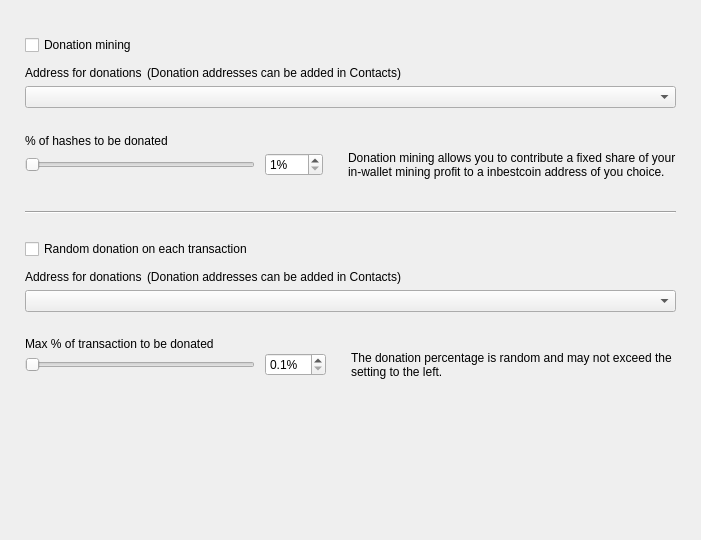
<?xml version="1.0" encoding="UTF-8"?>
<ui version="4.0">
 <class>DonationOptionsFrame</class>
 <widget class="QFrame" name="DonationOptionsFrame">
  <property name="geometry">
   <rect>
    <x>0</x>
    <y>0</y>
    <width>701</width>
    <height>540</height>
   </rect>
  </property>
  <property name="windowTitle">
   <string>Frame</string>
  </property>
  <property name="frameShape">
   <enum>QFrame::NoFrame</enum>
  </property>
  <property name="frameShadow">
   <enum>QFrame::Raised</enum>
  </property>
  <layout class="QVBoxLayout" name="verticalLayout">
   <property name="spacing">
    <number>10</number>
   </property>
   <property name="leftMargin">
    <number>25</number>
   </property>
   <property name="topMargin">
    <number>35</number>
   </property>
   <property name="rightMargin">
    <number>25</number>
   </property>
   <property name="bottomMargin">
    <number>0</number>
   </property>
   <item>
    <widget class="QCheckBox" name="m_enableDonationMiningCheck">
     <property name="text">
      <string>Donation mining</string>
     </property>
    </widget>
   </item>
   <item>
    <widget class="QFrame" name="m_donationMiningFrame">
     <property name="frameShape">
      <enum>QFrame::NoFrame</enum>
     </property>
     <property name="frameShadow">
      <enum>QFrame::Raised</enum>
     </property>
     <layout class="QGridLayout" name="gridLayout" columnstretch="1,0,0,1">
      <property name="leftMargin">
       <number>0</number>
      </property>
      <property name="topMargin">
       <number>0</number>
      </property>
      <property name="rightMargin">
       <number>0</number>
      </property>
      <property name="bottomMargin">
       <number>0</number>
      </property>
      <property name="horizontalSpacing">
       <number>10</number>
      </property>
      <property name="verticalSpacing">
       <number>0</number>
      </property>
      <item row="2" column="0" colspan="4">
       <widget class="QComboBox" name="m_donationMiningAddressCombo"/>
      </item>
      <item row="3" column="0" colspan="4">
       <spacer name="verticalSpacer_2">
        <property name="orientation">
         <enum>Qt::Vertical</enum>
        </property>
        <property name="sizeType">
         <enum>QSizePolicy::Fixed</enum>
        </property>
        <property name="sizeHint" stdset="0">
         <size>
          <width>20</width>
          <height>25</height>
         </size>
        </property>
       </spacer>
      </item>
      <item row="4" column="0" colspan="4">
       <widget class="WalletGui::WalletNormalBlackTextLabel" name="label_2">
        <property name="minimumSize">
         <size>
          <width>0</width>
          <height>16</height>
         </size>
        </property>
        <property name="text">
         <string>% of hashes to be donated</string>
        </property>
        <property name="indent">
         <number>0</number>
        </property>
       </widget>
      </item>
      <item row="5" column="1">
       <widget class="QSpinBox" name="m_donationMiningAmountSpin">
        <property name="suffix">
         <string>%</string>
        </property>
        <property name="minimum">
         <number>1</number>
        </property>
        <property name="maximum">
         <number>100</number>
        </property>
       </widget>
      </item>
      <item row="5" column="0">
       <widget class="QSlider" name="m_donationMiningAmountSlider">
        <property name="maximumSize">
         <size>
          <width>230</width>
          <height>16777215</height>
         </size>
        </property>
        <property name="minimum">
         <number>1</number>
        </property>
        <property name="maximum">
         <number>100</number>
        </property>
        <property name="orientation">
         <enum>Qt::Horizontal</enum>
        </property>
       </widget>
      </item>
      <item row="5" column="2">
       <spacer name="horizontalSpacer">
        <property name="orientation">
         <enum>Qt::Horizontal</enum>
        </property>
        <property name="sizeType">
         <enum>QSizePolicy::Fixed</enum>
        </property>
        <property name="sizeHint" stdset="0">
         <size>
          <width>5</width>
          <height>20</height>
         </size>
        </property>
       </spacer>
      </item>
      <item row="5" column="3" alignment="Qt::AlignVCenter">
       <widget class="WalletGui::WalletSmallGrayTextLabel" name="m_donationMiningCommentLabel">
        <property name="minimumSize">
         <size>
          <width>0</width>
          <height>32</height>
         </size>
        </property>
        <property name="text">
         <string>Donation mining allows you to contribute a fixed share of your in-wallet mining profit to a inbestcoin address of you choice.</string>
        </property>
        <property name="wordWrap">
         <bool>true</bool>
        </property>
        <property name="indent">
         <number>0</number>
        </property>
       </widget>
      </item>
      <item row="1" column="0" colspan="4">
       <spacer name="verticalSpacer_6">
        <property name="orientation">
         <enum>Qt::Vertical</enum>
        </property>
        <property name="sizeType">
         <enum>QSizePolicy::Fixed</enum>
        </property>
        <property name="sizeHint" stdset="0">
         <size>
          <width>20</width>
          <height>5</height>
         </size>
        </property>
       </spacer>
      </item>
      <item row="0" column="0" colspan="4">
       <layout class="QHBoxLayout" name="horizontalLayout" stretch="0,1">
        <property name="spacing">
         <number>5</number>
        </property>
        <property name="leftMargin">
         <number>0</number>
        </property>
        <item>
         <widget class="WalletGui::WalletNormalBlackTextLabel" name="label">
          <property name="minimumSize">
           <size>
            <width>0</width>
            <height>16</height>
           </size>
          </property>
          <property name="text">
           <string>Address for donations</string>
          </property>
          <property name="indent">
           <number>0</number>
          </property>
         </widget>
        </item>
        <item>
         <widget class="WalletGui::WalletSmallGrayTextLabel" name="label_5">
          <property name="text">
           <string>(Donation addresses can be added in Contacts)</string>
          </property>
         </widget>
        </item>
       </layout>
      </item>
     </layout>
    </widget>
   </item>
   <item>
    <spacer name="verticalSpacer_3">
     <property name="orientation">
      <enum>Qt::Vertical</enum>
     </property>
     <property name="sizeType">
      <enum>QSizePolicy::Fixed</enum>
     </property>
     <property name="sizeHint" stdset="0">
      <size>
       <width>20</width>
       <height>20</height>
      </size>
     </property>
    </spacer>
   </item>
   <item>
    <widget class="Line" name="line">
     <property name="frameShadow">
      <enum>QFrame::Sunken</enum>
     </property>
     <property name="orientation">
      <enum>Qt::Horizontal</enum>
     </property>
    </widget>
   </item>
   <item>
    <spacer name="verticalSpacer_4">
     <property name="orientation">
      <enum>Qt::Vertical</enum>
     </property>
     <property name="sizeType">
      <enum>QSizePolicy::Fixed</enum>
     </property>
     <property name="sizeHint" stdset="0">
      <size>
       <width>20</width>
       <height>15</height>
      </size>
     </property>
    </spacer>
   </item>
   <item>
    <widget class="QCheckBox" name="m_enableDonationChangeCheck">
     <property name="text">
      <string>Random donation on each transaction</string>
     </property>
    </widget>
   </item>
   <item>
    <widget class="QFrame" name="m_donationChangeFrame">
     <property name="frameShape">
      <enum>QFrame::NoFrame</enum>
     </property>
     <property name="frameShadow">
      <enum>QFrame::Raised</enum>
     </property>
     <layout class="QGridLayout" name="gridLayout_2" columnstretch="1,0,0,1">
      <property name="leftMargin">
       <number>0</number>
      </property>
      <property name="topMargin">
       <number>0</number>
      </property>
      <property name="rightMargin">
       <number>0</number>
      </property>
      <property name="bottomMargin">
       <number>0</number>
      </property>
      <property name="horizontalSpacing">
       <number>10</number>
      </property>
      <property name="verticalSpacing">
       <number>0</number>
      </property>
      <item row="3" column="0" colspan="4">
       <spacer name="verticalSpacer_5">
        <property name="orientation">
         <enum>Qt::Vertical</enum>
        </property>
        <property name="sizeType">
         <enum>QSizePolicy::Fixed</enum>
        </property>
        <property name="sizeHint" stdset="0">
         <size>
          <width>20</width>
          <height>25</height>
         </size>
        </property>
       </spacer>
      </item>
      <item row="4" column="0" colspan="4">
       <widget class="WalletGui::WalletNormalBlackTextLabel" name="label_3">
        <property name="text">
         <string>Max % of transaction to be donated</string>
        </property>
        <property name="indent">
         <number>0</number>
        </property>
       </widget>
      </item>
      <item row="5" column="0">
       <widget class="QSlider" name="m_donationChangeAmountSlider">
        <property name="maximumSize">
         <size>
          <width>230</width>
          <height>16777215</height>
         </size>
        </property>
        <property name="minimum">
         <number>1</number>
        </property>
        <property name="maximum">
         <number>100</number>
        </property>
        <property name="orientation">
         <enum>Qt::Horizontal</enum>
        </property>
       </widget>
      </item>
      <item row="2" column="0" colspan="4">
       <widget class="QComboBox" name="m_donationChangeAddressCombo"/>
      </item>
      <item row="5" column="3" alignment="Qt::AlignVCenter">
       <widget class="WalletGui::WalletSmallGrayTextLabel" name="m_donationChangeCommentLabel">
        <property name="text">
         <string>The donation percentage is random and may not exceed the setting to the left.</string>
        </property>
        <property name="wordWrap">
         <bool>true</bool>
        </property>
        <property name="indent">
         <number>0</number>
        </property>
       </widget>
      </item>
      <item row="5" column="1">
       <widget class="QDoubleSpinBox" name="m_donationChangeAmountSpin">
        <property name="suffix">
         <string>%</string>
        </property>
        <property name="decimals">
         <number>1</number>
        </property>
        <property name="minimum">
         <double>0.100000000000000</double>
        </property>
        <property name="maximum">
         <double>10.000000000000000</double>
        </property>
        <property name="singleStep">
         <double>0.100000000000000</double>
        </property>
       </widget>
      </item>
      <item row="5" column="2">
       <spacer name="horizontalSpacer_2">
        <property name="orientation">
         <enum>Qt::Horizontal</enum>
        </property>
        <property name="sizeType">
         <enum>QSizePolicy::Fixed</enum>
        </property>
        <property name="sizeHint" stdset="0">
         <size>
          <width>5</width>
          <height>20</height>
         </size>
        </property>
       </spacer>
      </item>
      <item row="1" column="0" colspan="4">
       <spacer name="verticalSpacer_7">
        <property name="orientation">
         <enum>Qt::Vertical</enum>
        </property>
        <property name="sizeType">
         <enum>QSizePolicy::Fixed</enum>
        </property>
        <property name="sizeHint" stdset="0">
         <size>
          <width>20</width>
          <height>5</height>
         </size>
        </property>
       </spacer>
      </item>
      <item row="0" column="0" colspan="4">
       <layout class="QHBoxLayout" name="horizontalLayout_2" stretch="0,1">
        <property name="spacing">
         <number>5</number>
        </property>
        <property name="leftMargin">
         <number>0</number>
        </property>
        <item>
         <widget class="WalletGui::WalletNormalBlackTextLabel" name="label_4">
          <property name="minimumSize">
           <size>
            <width>0</width>
            <height>16</height>
           </size>
          </property>
          <property name="text">
           <string>Address for donations</string>
          </property>
          <property name="indent">
           <number>0</number>
          </property>
         </widget>
        </item>
        <item>
         <widget class="WalletGui::WalletSmallGrayTextLabel" name="label_6">
          <property name="text">
           <string>(Donation addresses can be added in Contacts)</string>
          </property>
         </widget>
        </item>
       </layout>
      </item>
     </layout>
    </widget>
   </item>
   <item>
    <spacer name="verticalSpacer">
     <property name="orientation">
      <enum>Qt::Vertical</enum>
     </property>
     <property name="sizeType">
      <enum>QSizePolicy::Expanding</enum>
     </property>
     <property name="sizeHint" stdset="0">
      <size>
       <width>20</width>
       <height>10</height>
      </size>
     </property>
    </spacer>
   </item>
  </layout>
 </widget>
 <customwidgets>
  <customwidget>
   <class>WalletGui::WalletSmallGrayTextLabel</class>
   <extends>QLabel</extends>
   <header>Gui/Common/WalletTextLabel.h</header>
  </customwidget>
  <customwidget>
   <class>WalletGui::WalletNormalBlackTextLabel</class>
   <extends>QLabel</extends>
   <header>Gui/Common/WalletTextLabel.h</header>
  </customwidget>
 </customwidgets>
 <resources/>
 <connections>
  <connection>
   <sender>m_enableDonationMiningCheck</sender>
   <signal>toggled(bool)</signal>
   <receiver>m_donationMiningFrame</receiver>
   <slot>setEnabled(bool)</slot>
   <hints>
    <hint type="sourcelabel">
     <x>353</x>
     <y>41</y>
    </hint>
    <hint type="destinationlabel">
     <x>350</x>
     <y>115</y>
    </hint>
   </hints>
  </connection>
  <connection>
   <sender>m_donationMiningAmountSlider</sender>
   <signal>valueChanged(int)</signal>
   <receiver>DonationOptionsFrame</receiver>
   <slot>donationMiningAmountChanged(int)</slot>
   <hints>
    <hint type="sourcelabel">
     <x>187</x>
     <y>155</y>
    </hint>
    <hint type="destinationlabel">
     <x>350</x>
     <y>269</y>
    </hint>
   </hints>
  </connection>
  <connection>
   <sender>m_donationMiningAmountSpin</sender>
   <signal>valueChanged(int)</signal>
   <receiver>DonationOptionsFrame</receiver>
   <slot>donationMiningAmountChanged(int)</slot>
   <hints>
    <hint type="sourcelabel">
     <x>391</x>
     <y>155</y>
    </hint>
    <hint type="destinationlabel">
     <x>350</x>
     <y>269</y>
    </hint>
   </hints>
  </connection>
  <connection>
   <sender>m_enableDonationChangeCheck</sender>
   <signal>toggled(bool)</signal>
   <receiver>m_donationChangeFrame</receiver>
   <slot>setEnabled(bool)</slot>
   <hints>
    <hint type="sourcelabel">
     <x>353</x>
     <y>237</y>
    </hint>
    <hint type="destinationlabel">
     <x>350</x>
     <y>328</y>
    </hint>
   </hints>
  </connection>
  <connection>
   <sender>m_donationChangeAmountSlider</sender>
   <signal>valueChanged(int)</signal>
   <receiver>DonationOptionsFrame</receiver>
   <slot>donationChangeAmountChanged(int)</slot>
   <hints>
    <hint type="sourcelabel">
     <x>187</x>
     <y>385</y>
    </hint>
    <hint type="destinationlabel">
     <x>350</x>
     <y>269</y>
    </hint>
   </hints>
  </connection>
  <connection>
   <sender>m_donationChangeAmountSpin</sender>
   <signal>valueChanged(double)</signal>
   <receiver>DonationOptionsFrame</receiver>
   <slot>donationChangeAmountChanged(double)</slot>
   <hints>
    <hint type="sourcelabel">
     <x>433</x>
     <y>353</y>
    </hint>
    <hint type="destinationlabel">
     <x>350</x>
     <y>269</y>
    </hint>
   </hints>
  </connection>
 </connections>
 <slots>
  <slot>donationMiningAmountChanged(int)</slot>
  <slot>donationChangeAmountChanged(int)</slot>
  <slot>donationChangeAmountChanged(double)</slot>
 </slots>
</ui>
